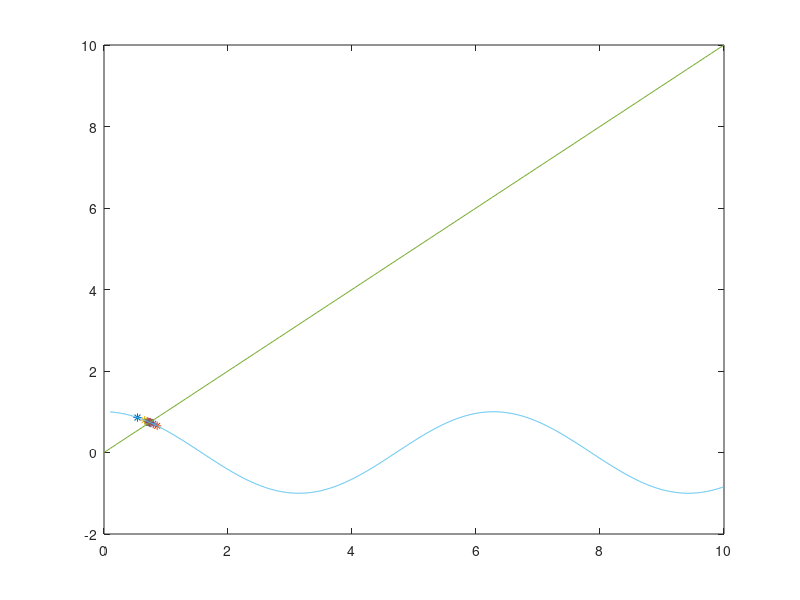

Reproduce this figure in MATLAB.
 func = @(x) cos(x);
 nach_prib =1;
 iteration = 55;
 epsilon = 0.0000001;
 r = zeros(1,iteration);
for i = 1:iteration
x = func(nach_prib);
r(i) = x;
    if abs(x-nach_prib)<epsilon
        break
    end    
nach_prib = x;
plot(nach_prib, func(nach_prib), '*');
hold on
end
x = linspace(0,10);
plot(x,x);
hold on
t = 0.1:0.01:10;
plot(t, func(t));
%bar(r);